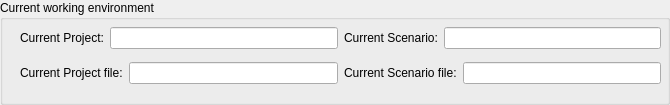
     <widget class="QGroupBox" name="groupBox_3">
      <property name="minimumSize">
       <size>
        <width>0</width>
        <height>105</height>
       </size>
      </property>
      <property name="title">
       <string>Current working environment</string>
      </property>
      <widget class="QWidget" name="layoutWidget">
       <property name="geometry">
        <rect>
         <x>20</x>
         <y>20</y>
         <width>641</width>
         <height>71</height>
        </rect>
       </property>
       <layout class="QVBoxLayout" name="verticalLayout_6">
        <item>
         <layout class="QHBoxLayout" name="horizontalLayout_18">
          <item>
           <layout class="QHBoxLayout" name="horizontalLayout_19">
            <item>
             <widget class="QLabel" name="label_10">
              <property name="text">
               <string>Current Project:</string>
              </property>
             </widget>
            </item>
            <item>
             <widget class="QLineEdit" name="lineEdit_9"/>
            </item>
           </layout>
          </item>
          <item>
           <layout class="QHBoxLayout" name="horizontalLayout_20">
            <item>
             <widget class="QLabel" name="label_11">
              <property name="text">
               <string>Current Scenario:</string>
              </property>
             </widget>
            </item>
            <item>
             <widget class="QLineEdit" name="lineEdit_10"/>
            </item>
           </layout>
          </item>
         </layout>
        </item>
        <item>
         <layout class="QHBoxLayout" name="horizontalLayout_12">
          <item>
           <layout class="QHBoxLayout" name="horizontalLayout">
            <item>
             <widget class="QLabel" name="label_4">
              <property name="text">
               <string>Current Project file:</string>
              </property>
             </widget>
            </item>
            <item>
             <widget class="QLineEdit" name="lineEdit_6"/>
            </item>
           </layout>
          </item>
          <item>
           <layout class="QHBoxLayout" name="horizontalLayout_11">
            <item>
             <widget class="QLabel" name="label_5">
              <property name="text">
               <string>Current Scenario file:</string>
              </property>
             </widget>
            </item>
            <item>
             <widget class="QLineEdit" name="lineEdit_7"/>
            </item>
           </layout>
          </item>
         </layout>
        </item>
       </layout>
      </widget>
     </widget>
